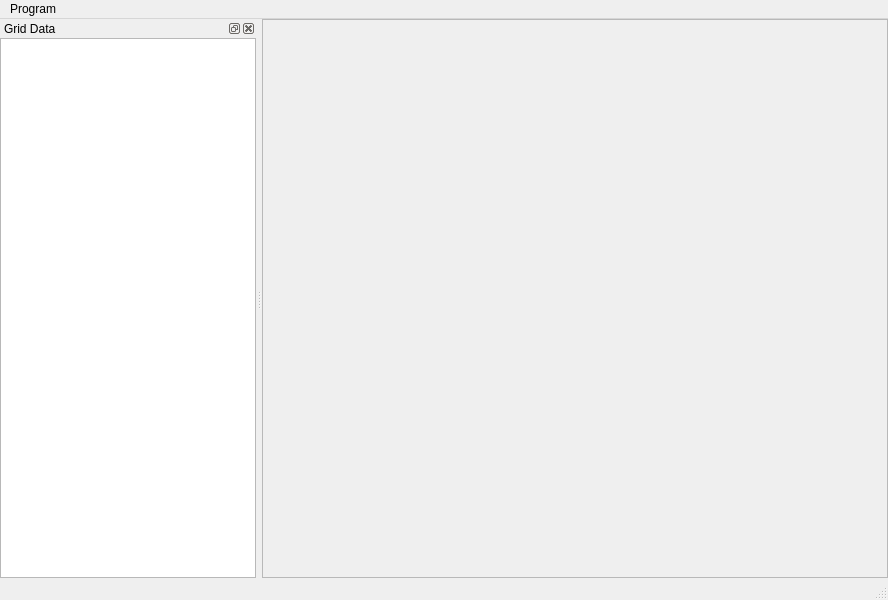
<?xml version="1.0" encoding="UTF-8"?>
<ui version="4.0">
 <class>MainWindow</class>
 <widget class="QMainWindow" name="MainWindow">
  <property name="geometry">
   <rect>
    <x>0</x>
    <y>0</y>
    <width>888</width>
    <height>600</height>
   </rect>
  </property>
  <property name="windowTitle">
   <string>Caesar III Grid  Viewer</string>
  </property>
  <widget class="QWidget" name="centralwidget">
   <layout class="QVBoxLayout" name="verticalLayout">
    <property name="spacing">
     <number>0</number>
    </property>
    <property name="leftMargin">
     <number>0</number>
    </property>
    <property name="topMargin">
     <number>0</number>
    </property>
    <property name="rightMargin">
     <number>0</number>
    </property>
    <property name="bottomMargin">
     <number>0</number>
    </property>
    <item>
     <widget class="QScrollArea" name="scrollArea">
      <property name="widgetResizable">
       <bool>true</bool>
      </property>
      <widget class="GridView" name="cGridView">
       <property name="geometry">
        <rect>
         <x>0</x>
         <y>0</y>
         <width>629</width>
         <height>556</height>
        </rect>
       </property>
      </widget>
     </widget>
    </item>
   </layout>
  </widget>
  <widget class="QMenuBar" name="menubar">
   <property name="geometry">
    <rect>
     <x>0</x>
     <y>0</y>
     <width>888</width>
     <height>20</height>
    </rect>
   </property>
   <widget class="QMenu" name="menuProgram">
    <property name="title">
     <string>Program</string>
    </property>
    <addaction name="separator"/>
    <addaction name="separator"/>
    <addaction name="actionLoad_Mission"/>
    <addaction name="actionLoad_Game"/>
    <addaction name="actionExit"/>
   </widget>
   <addaction name="menuProgram"/>
  </widget>
  <widget class="QStatusBar" name="statusbar"/>
  <widget class="QDockWidget" name="cGridDocker">
   <property name="windowTitle">
    <string>Grid Data</string>
   </property>
   <attribute name="dockWidgetArea">
    <number>1</number>
   </attribute>
   <widget class="QWidget" name="dockWidgetContents">
    <layout class="QVBoxLayout" name="verticalLayout_2">
     <property name="spacing">
      <number>0</number>
     </property>
     <property name="leftMargin">
      <number>0</number>
     </property>
     <property name="topMargin">
      <number>0</number>
     </property>
     <property name="rightMargin">
      <number>0</number>
     </property>
     <property name="bottomMargin">
      <number>0</number>
     </property>
     <item>
      <widget class="QTreeView" name="cDataView">
       <property name="sizePolicy">
        <sizepolicy hsizetype="Preferred" vsizetype="Preferred">
         <horstretch>0</horstretch>
         <verstretch>0</verstretch>
        </sizepolicy>
       </property>
       <property name="editTriggers">
        <set>QAbstractItemView::NoEditTriggers</set>
       </property>
       <property name="headerHidden">
        <bool>true</bool>
       </property>
      </widget>
     </item>
    </layout>
   </widget>
  </widget>
  <action name="actionOpen_Language_File">
   <property name="text">
    <string>Open Language File</string>
   </property>
  </action>
  <action name="actionOpen_Image_File">
   <property name="text">
    <string>Open Image File</string>
   </property>
  </action>
  <action name="actionOpen_SMK_File">
   <property name="text">
    <string>Open SMK File</string>
   </property>
  </action>
  <action name="actionExit">
   <property name="text">
    <string>Exit</string>
   </property>
  </action>
  <action name="actionChoose_Directory">
   <property name="text">
    <string>Choose Directory</string>
   </property>
  </action>
  <action name="actionLoad_Grid">
   <property name="text">
    <string>Load Grid</string>
   </property>
  </action>
  <action name="actionLoad_Mission">
   <property name="text">
    <string>Load Mission</string>
   </property>
  </action>
  <action name="actionLoad_Game">
   <property name="text">
    <string>Load Game</string>
   </property>
  </action>
 </widget>
 <customwidgets>
  <customwidget>
   <class>GridView</class>
   <extends>QWidget</extends>
   <header>application/gridview.h</header>
   <container>1</container>
  </customwidget>
 </customwidgets>
 <resources/>
 <connections/>
</ui>
